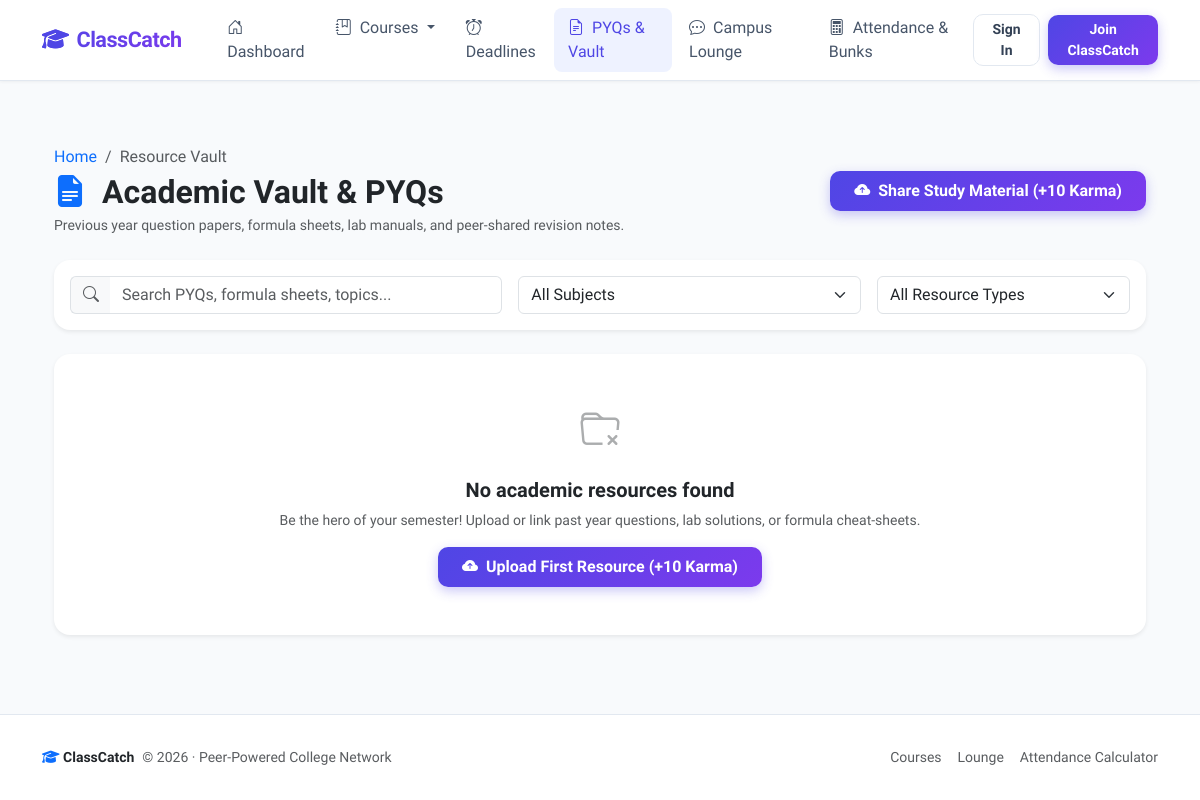
Before: /resources with the older database file.
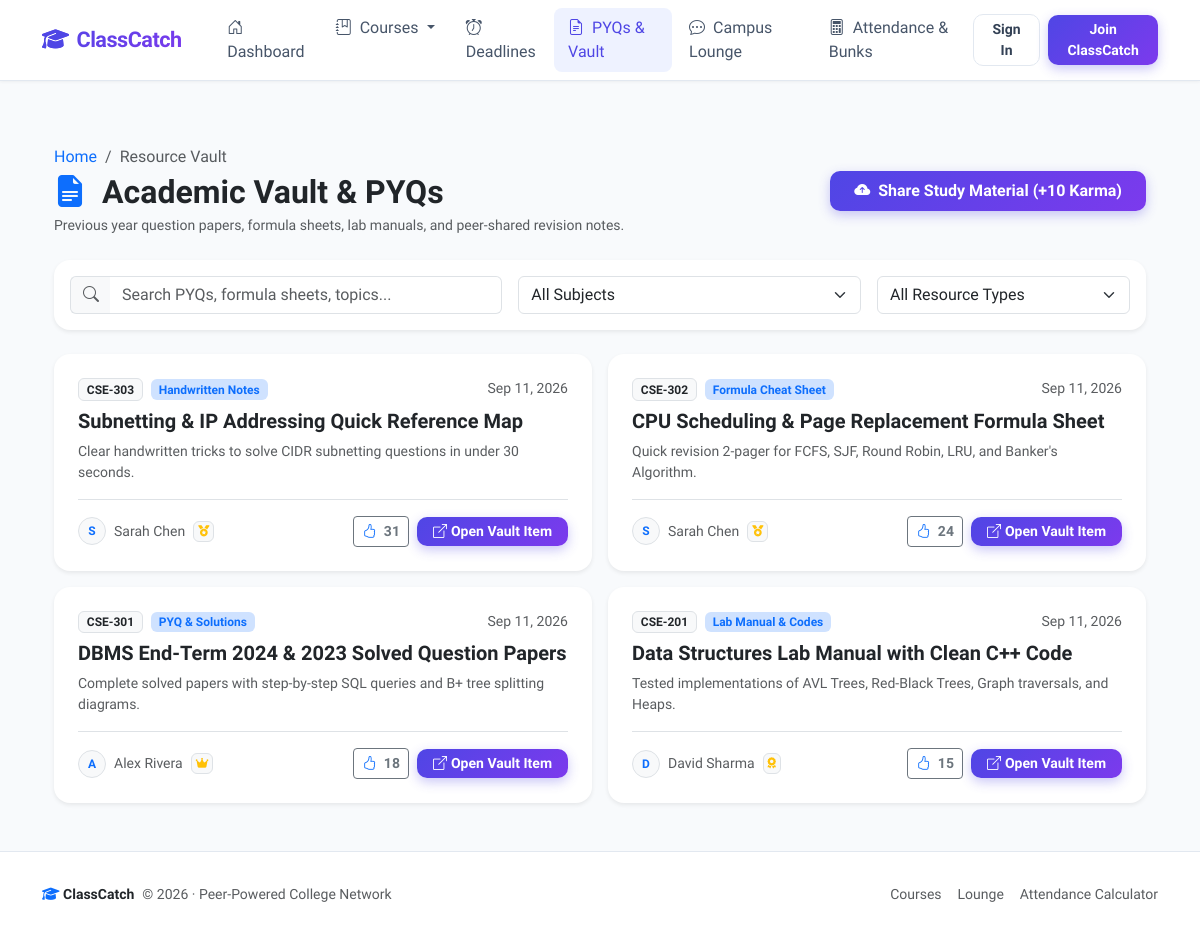
After: the same page with the newer database file.
### models.py (models this page shows, shortened)
class Resource(db.Model):
    __tablename__ = 'resources'
    id = db.Column(db.Integer, primary_key=True)
    course_id = db.Column(db.Integer, db.ForeignKey('courses.id'), nullable=False, index=True)
    user_id = db.Column(db.Integer, db.ForeignKey('users.id'), nullable=False, index=True)
    title = db.Column(db.String(150), nullable=False)
    category = db.Column(db.String(50), default='PYQ & Solutions', nullable=False)  # PYQ, Formula Sheet, Lab Manual, Handwritten Notes
    resource_url = db.Column(db.String(300), nullable=False)
    description = db.Column(db.Text, nullable=True)
    downloads = db.Column(db.Integer, default=0, nullable=False)
    helpful_count = db.Column(db.Integer, default=0, nullable=False)
    created_at = db.Column(db.DateTime, default=datetime.utcnow, nullable=False)

class Course(db.Model):
    __tablename__ = 'courses'
    id = db.Column(db.Integer, primary_key=True)
    name = db.Column(db.String(150), nullable=False)
    code = db.Column(db.String(20), nullable=False, index=True)
    section = db.Column(db.String(10), default='A', nullable=False)
    semester = db.Column(db.Integer, default=1, nullable=False)
    instructor = db.Column(db.String(120), default='Prof. TBD', nullable=False)
    room = db.Column(db.String(60), default='Lecture Hall 101', nullable=False)
    schedule = db.Column(db.String(150), default='Mon, Wed 10:00 AM - 11:30 AM', nullable=False)
    status = db.Column(db.String(40), default='Scheduled', nullable=False)  # Scheduled, Cancelled, Extra Class
    summaries = db.relationship('Summary', backref='course', lazy=True, cascade='all, delete-orphan')
    chats = db.relationship('ChatMessage', backref='course', lazy=True, cascade='all, delete-orphan')
    announcements = db.relationship('Announcement', backref='course', lazy=True, cascade='all, delete-orphan')
    attendances = db.relationship('AttendanceRecord', backref='course', lazy=True, cascade='all, delete-orphan')
    deadlines = db.relationship('Deadline', backref='course', lazy=True, cascade='all, delete-orphan')
    resources = db.relationship('Resource', backref='course', lazy=True, cascade='all, delete-orphan')

class User(UserMixin, db.Model):
    __tablename__ = 'users'
    id = db.Column(db.Integer, primary_key=True)
    name = db.Column(db.String(100), nullable=False)
    email = db.Column(db.String(120), unique=True, nullable=False, index=True)
    password_hash = db.Column(db.String(255), nullable=False)
    role = db.Column(db.String(20), default='student', nullable=False)
    avatar_color = db.Column(db.String(20), default='indigo', nullable=False)
    karma = db.Column(db.Integer, default=50, nullable=False)
    summaries = db.relationship('Summary', backref='author', lazy=True, cascade='all, delete-orphan')
    chats = db.relationship('ChatMessage', backref='author', lazy=True, cascade='all, delete-orphan')
    announcements = db.relationship('Announcement', backref='author', lazy=True, cascade='all, delete-orphan')
    attendance_records = db.relationship('AttendanceRecord', backref='student', lazy=True, cascade='all, delete-orphan')
    deadlines = db.relationship('Deadline', backref='author', lazy=True, cascade='all, delete-orphan')
    resources = db.relationship('Resource', backref='author', lazy=True, cascade='all, delete-orphan')
    @property
    def badge(self):
        if self.karma >= 300:
            return {'name': 'Campus Legend', 'icon': 'fa-crown', 'color': 'warning', 'level': 4}
        elif self.karma >= 150:
            return {'name': "Dean's Scholar", 'icon': 'fa-medal', 'color': 'primary', 'level': 3}
        elif self.karma >= 75:
            return {'name': 'Class Savior', 'icon': 'fa-award', 'color': 'info', 'level': 2}
        else:
            return {'name': 'Rising Contributor', 'icon': 'fa-star', 'color': 'secondary', 'level': 1}

### app.py (the view)
@app.route('/resources')
def resources_list():
    category_filter = request.args.get('category', 'All')
    course_id = request.args.get('course_id', type=int)
    search_query = request.args.get('q', '').strip()
    query = Resource.query
    if category_filter != 'All':
        query = query.filter_by(category=category_filter)
    if course_id:
        query = query.filter_by(course_id=course_id)
    if search_query:
        query = query.filter(
            (Resource.title.ilike(f"%{search_query}%")) |
            (Resource.description.ilike(f"%{search_query}%"))
        )
    resources = query.order_by(Resource.helpful_count.desc(), Resource.created_at.desc()).all()
    courses = Course.query.order_by(Course.code).all()
    return render_template(
        'resources.html',
        title='Academic Vault - PYQs & Formula Sheets',
        resources=resources,
        courses=courses,
        category_filter=category_filter,
        selected_course_id=course_id,
        search_query=search_query
    )

### templates/resources.html (shortened to what this page needs)
{% extends "base.html" %}
{% block content %}
<div class="container py-4">
    <div class="d-flex flex-column flex-md-row justify-content-between align-items-md-center gap-3 mb-4">
        <div>
            <nav aria-label="breadcrumb">
                <ol class="breadcrumb small text-muted mb-1">
                    <li class="breadcrumb-item"><a href="{{ url_for('index') }}" class="text-decoration-none">Home</a></li>
                    <li class="breadcrumb-item active" aria-current="page">Resource Vault</li>
                </ol>
            </nav>
            <h2 class="fw-bold text-dark mb-1">
                <i class="bi bi-file-earmark-text-fill text-primary me-2"></i> Academic Vault & PYQs
            </h2>
            <p class="text-muted small mb-0">Previous year question papers, formula sheets, lab manuals, and peer-shared revision notes.</p>
        </div>
        <div class="d-flex align-items-center gap-2">
            <a href="{{ url_for('new_resource') }}" class="btn btn-primary-gradient px-4 py-2 d-flex align-items-center gap-2">
                <i class="bi bi-cloud-arrow-up-fill"></i>
                <span>Share Study Material (+10 Karma)</span>
            </a>
        </div>
    </div>
    <div class="card card-modern p-3 mb-4 bg-white shadow-sm border-0">
        <form method="GET" action="{{ url_for('resources_list') }}">
            <div class="row g-3 align-items-center">
                <div class="col-lg-5">
                    <div class="input-group">
                        <span class="input-group-text bg-light border-end-0"><i class="bi bi-search text-muted"></i></span>
                        <input type="text" name="q" class="form-control border-start-0" placeholder="Search PYQs, formula sheets, topics..." value="{{ search_query }}">
                    </div>
                </div>
                <div class="col-md-4 col-lg-4">
                    <select name="course_id" class="form-select" onchange="this.form.submit()">
                        <option value="">All Subjects</option>
                    </select>
                </div>
                <div class="col-md-3 col-lg-3">
                    <select name="category" class="form-select" onchange="this.form.submit()">
                        <option value="All" {% if category_filter == 'All' %}selected{% endif %}>All Resource Types</option>
                    </select>
                </div>
            </div>
        </form>
    </div>
    <div class="row g-3">
        {% for r in resources %}
            <div class="col-lg-6">
                <div class="card card-modern p-4 h-100 bg-white shadow-sm border-0 d-flex flex-column">
                    <div class="d-flex justify-content-between align-items-start gap-2 mb-2">
                        <div class="d-flex align-items-center gap-2 flex-wrap">
                            <span class="badge bg-light text-dark border fw-bold">{{ r.course.code }}</span>
                            <span class="badge bg-primary-subtle text-primary fw-semibold">{{ r.category }}</span>
                        </div>
                        <span class="text-muted small">{{ r.created_at.strftime('%b %d, %Y') }}</span>
                    </div>
                    <h5 class="fw-bold text-dark mb-2">{{ r.title }}</h5>
                    {% if r.description %}
                        <p class="text-muted small mb-3">{{ r.description }}</p>
                    {% endif %}
                    <div class="d-flex justify-content-between align-items-center pt-3 border-top mt-auto">
                        <div class="d-flex align-items-center gap-2">
                            <div class="avatar-sm rounded-circle bg-light border text-primary fw-bold d-flex align-items-center justify-content-center" style="width: 28px; height: 28px; font-size: 0.75rem;">
                                {{ r.author.name[0]|upper }}
                            </div>
                            <span class="small text-muted">{{ r.author.name }}</span>
                            <span class="badge bg-light text-warning border px-1" style="font-size: 0.7rem;"><i class="fa-solid {{ r.author.badge.icon }}"></i></span>
                        </div>
                        <div class="d-flex align-items-center gap-2">
                            <form action="{{ url_for('mark_resource_helpful', resource_id=r.id) }}" method="POST" class="d-inline">
                                <button type="submit" class="btn btn-sm btn-outline-secondary py-1 px-2" title="Mark as helpful (+5 Karma to author)">
                                    <i class="bi bi-hand-thumbs-up me-1 text-primary"></i>
                                    <span class="fw-bold">{{ r.helpful_count }}</span>
                                </button>
                            </form>
                            <a href="{{ r.resource_url }}" target="_blank" rel="noopener noreferrer" class="btn btn-sm btn-primary-gradient px-3 py-1 d-flex align-items-center gap-1">
                                <i class="bi bi-box-arrow-up-right"></i>
                                <span>Open Vault Item</span>
                            </a>
                        </div>
                    </div>
                </div>
            </div>
        {% else %}
            <div class="col-12">
                <div class="card card-modern p-5 text-center bg-white shadow-sm border-0">
                    <i class="bi bi-folder-x fs-1 text-muted opacity-50 mb-3"></i>
                    <h5 class="fw-bold text-dark">No academic resources found</h5>
                    <p class="text-muted small mb-3">Be the hero of your semester! Upload or link past year questions, lab solutions, or formula cheat-sheets.</p>
                    <a href="{{ url_for('new_resource') }}" class="btn btn-primary-gradient px-4 py-2 align-self-center">
                        <i class="bi bi-cloud-arrow-up-fill me-1"></i> Upload First Resource (+10 Karma)
                    </a>
                </div>
            </div>
        {% endfor %}
    </div>
</div>
{% endblock %}

Changed rows visible on the page:
added Resource: course.code "CSE-303", category "Handwritten Notes", created_at "Sep 11, 2026", title "Subnetting & IP Addressing Quick Reference Map", description "Clear handwritten tricks to solve CIDR subnetting questions in under 30 seconds.", author "S", author.name "Sarah Chen", helpful_count "31"
added Resource: course.code "CSE-302", category "Formula Cheat Sheet", created_at "Sep 11, 2026", title "CPU Scheduling & Page Replacement Formula Sheet", description "Quick revision 2-pager for FCFS, SJF, Round Robin, LRU, and Banker's Algorithm.", author "S", author.name "Sarah Chen", helpful_count "24"
added Resource: course.code "CSE-301", category "PYQ & Solutions", created_at "Sep 11, 2026", title "DBMS End-Term 2024 & 2023 Solved Question Papers", description "Complete solved papers with step-by-step SQL queries and B+ tree splitting diagrams.", author "A", author.name "Alex Rivera", helpful_count "18"
added Resource: course.code "CSE-201", category "Lab Manual & Codes", created_at "Sep 11, 2026", title "Data Structures Lab Manual with Clean C++ Code", description "Tested implementations of AVL Trees, Red-Black Trees, Graph traversals, and Heaps.", author "D", author.name "David Sharma", helpful_count "15"
Other visible differences:
text no longer shown: "No academic resources found Be the hero of your semester! Upload or link past year questions, lab solutions, or formula cheat-sheets. Upload First Resource (+10 Karma)"
